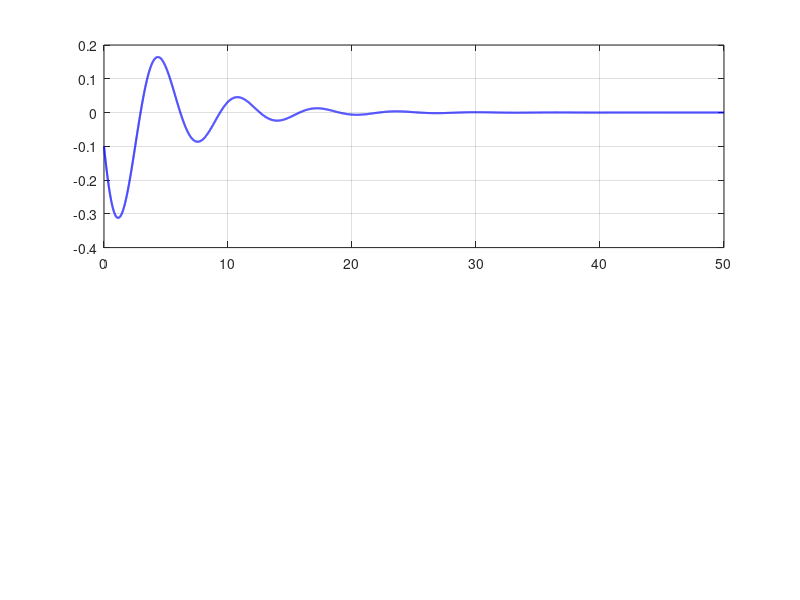

Write MATLAB code to recreate this figure. (Note: this script raises an error after producing the figure.)
%% example slide 12
clear all
close all
clc

format default
A= [0 1;-1 2]
B=[0 1]'
C=[0 1];
D=0;

Mo = ctrb(A,B);
rho = rank(Mo)
lambda_des = [-10 -20];

L = place(A',C',lambda_des) % be awareeno A w C lezm ykono transposed

%% pdf L9 examples

%% example 1
clear all
close all
clc

format default
A=[-0.4 -1;1 0];
B=[1 0]';
C=[0 1];
D =0;

x0=[-0.1 0.5]';
xhat=[0 0]';
sys = ss(A,B,C,D);

Mo= obsv(A,C);
rho = rank(Mo) % n = rank=2 --> ok
lambda_obs = [-0.5 -0.5];
L=acker(A',C',lambda_obs)';

sys_obv = ss(A-L*C,[B L],eye(2),0);
tsim = linspace(0,50,10000);
usim = 0.1*ones(size(tsim));
[y,t,x] = lsim(sys,usim,tsim,x0);

[yhat,that]=lsim(sys_obv,[usim',y],tsim,xhat);

% now to plot the results

figure(1),
subplot(211)
plot(t,x(:,1),'b','linew',1.5)
grid on ,zoom on, hold on,
plot(t,xhat(:,1),':r','linew',1.5)

%% example 2

clear all
close all
clc

format default 
A=[-0.4 -1;1 0];
B=[1 0]';
C=[0 1];
D=0;
x0=[-0.5 0]';
x0hat =[0 0]';

Mr = ctrb(A,B);
rho_Mr =rank(Mr) % n=2=rank --> ok
Mo= obsv(A,C);
rho = rank(Mo) % n =rank =2 --> ok

zeta = 0.63;
wn = 1.84;

lmda1 = -zeta *wn +j*wn*sqrt(1-zeta^2)
lmda2 = -zeta *wn -j*wn*sqrt(1-zeta^2)
lambda_des = [lmda1,lmda2];

k = place(A,B,lambda_des)

Ac = A-B*k;
Bc= B;
Cc=C;
Dc=0;
sys_c=ss(Ac,Bc,Cc,Dc);
N=1/dcgain(sys_c)

%compute L
lambda_obs =[-zeta*wn -zeta*wn]*5 %why *5??
L=acker(A',C',lambda_obs)'
